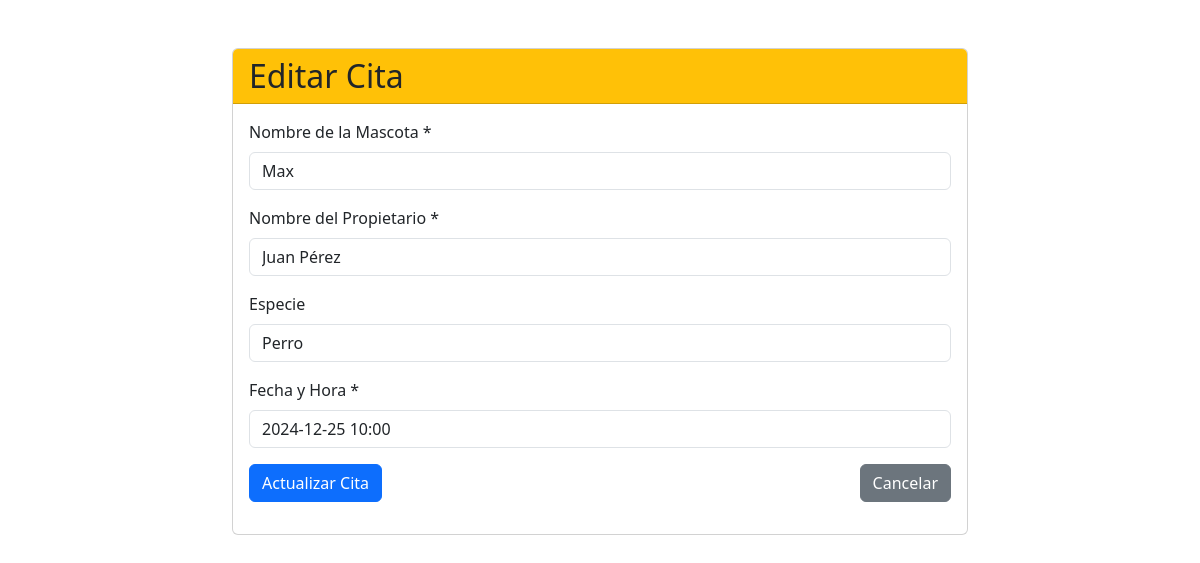
The page /editar/1 on the database its author committed.
### tables this page shows
CREATE TABLE pacientes (
            id INTEGER PRIMARY KEY AUTOINCREMENT,
            mascota TEXT NOT NULL,
            propietario TEXT NOT NULL,
            especie TEXT,
            fecha TEXT NOT NULL
        );

### app.py (the view, shortened to what this page needs)
@app.route('/editar/<int:id>', methods=['GET', 'POST'])
def editar_cita(id):
    conn = get_db()
    cita = conn.execute('SELECT * FROM pacientes WHERE id = ?', (id,)).fetchone()
    conn.close()
    return render_template('editar_cita.html', cita=cita)

### models.py (called while the page is built)
def get_db():
    conn = sqlite3.connect(DATABASE)
    conn.row_factory = sqlite3.Row  # Permite acceder a columnas por nombre
    return conn

### templates/editar_cita.html
﻿{% extends "base.html" %}
{% block content %}
<div class="row justify-content-center">
    <div class="col-md-8">
        <div class="card">
            <div class="card-header bg-warning text-dark">
                <h2 class="mb-0"> Editar Cita</h2>
            </div>
            <div class="card-body">
                <form method="post">
                    <div class="mb-3">
                        <label class="form-label">Nombre de la Mascota *</label>
                        <input type="text" name="mascota" class="form-control" value="{{ cita.mascota }}" required>
                    </div>
                    <div class="mb-3">
                        <label class="form-label">Nombre del Propietario *</label>
                        <input type="text" name="propietario" class="form-control" value="{{ cita.propietario }}" required>
                    </div>
                    <div class="mb-3">
                        <label class="form-label">Especie</label>
                        <input type="text" name="especie" class="form-control" value="{{ cita.especie }}">
                    </div>
                    <div class="mb-3">
                        <label class="form-label">Fecha y Hora *</label>
                        <input type="text" name="fecha" class="form-control" value="{{ cita.fecha }}" required>
                    </div>
                    <div class="d-flex justify-content-between">
                        <button type="submit" class="btn btn-primary">Actualizar Cita</button>
                        <a href="{{ url_for('index') }}" class="btn btn-secondary">Cancelar</a>
                    </div>
                </form>
            </div>
        </div>
    </div>
</div>
{% endblock %}

### rows shown on the page
pacientes: mascota "Max", propietario "Juan Pérez", especie "Perro", fecha "2024-12-25 10:00"
